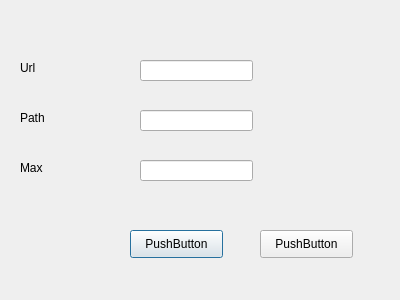
<?xml version="1.0" encoding="UTF-8"?>
<ui version="4.0">
 <class>Dialog</class>
 <widget class="QDialog" name="Dialog">
  <property name="geometry">
   <rect>
    <x>0</x>
    <y>0</y>
    <width>400</width>
    <height>300</height>
   </rect>
  </property>
  <property name="windowTitle">
   <string>Dialog</string>
  </property>
  <widget class="QLineEdit" name="lineEdit_url">
   <property name="geometry">
    <rect>
     <x>140</x>
     <y>60</y>
     <width>113</width>
     <height>21</height>
    </rect>
   </property>
  </widget>
  <widget class="QLineEdit" name="lineEdit_path">
   <property name="geometry">
    <rect>
     <x>140</x>
     <y>110</y>
     <width>113</width>
     <height>21</height>
    </rect>
   </property>
  </widget>
  <widget class="QLineEdit" name="lineEdit_max">
   <property name="geometry">
    <rect>
     <x>140</x>
     <y>160</y>
     <width>113</width>
     <height>21</height>
    </rect>
   </property>
  </widget>
  <widget class="QLabel" name="label">
   <property name="geometry">
    <rect>
     <x>20</x>
     <y>60</y>
     <width>72</width>
     <height>15</height>
    </rect>
   </property>
   <property name="text">
    <string>Url</string>
   </property>
  </widget>
  <widget class="QLabel" name="label_2">
   <property name="geometry">
    <rect>
     <x>20</x>
     <y>110</y>
     <width>72</width>
     <height>15</height>
    </rect>
   </property>
   <property name="text">
    <string>Path</string>
   </property>
  </widget>
  <widget class="QLabel" name="label_3">
   <property name="geometry">
    <rect>
     <x>20</x>
     <y>160</y>
     <width>72</width>
     <height>15</height>
    </rect>
   </property>
   <property name="text">
    <string>Max</string>
   </property>
  </widget>
  <widget class="QPushButton" name="pushButton">
   <property name="geometry">
    <rect>
     <x>130</x>
     <y>230</y>
     <width>93</width>
     <height>28</height>
    </rect>
   </property>
   <property name="text">
    <string>PushButton</string>
   </property>
  </widget>
  <widget class="QPushButton" name="pushButton_2">
   <property name="geometry">
    <rect>
     <x>260</x>
     <y>230</y>
     <width>93</width>
     <height>28</height>
    </rect>
   </property>
   <property name="text">
    <string>PushButton</string>
   </property>
  </widget>
 </widget>
 <resources/>
 <connections/>
</ui>
